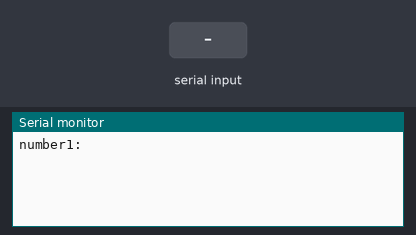
This sketch was run on a simulated Arduino Uno, built with avr-gcc and run on an emulated ATmega328P. Shown: the last lines printed to the serial monitor. The test bench sets the inputs (shaded band).

Above: at 1.2 s.
1.3 s: "+" received over Serial
At 2.8 s:
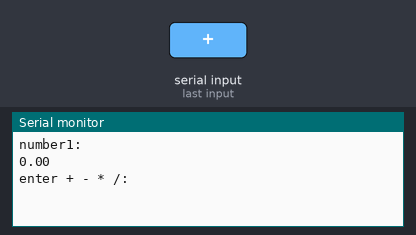
3.8 s: "-" received over Serial
At 5.0 s:
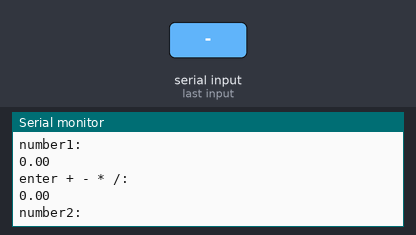
5.3 s: "*" received over Serial
At 7.5 s:
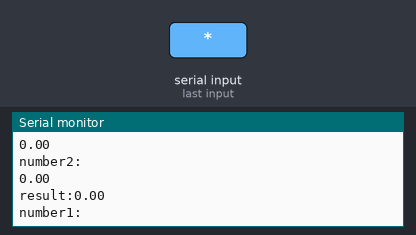

Measured:
- after the input at 1.3 s, the serial monitor: prints a new line after 1.0 s (image 1)
- after the input at 3.8 s, the serial monitor: prints a new line at once (image 2)
- after the input at 5.3 s, the serial monitor: prints a new line after 1.0 s (image 3)

The sketch:

3_-_calculator.ino
```cpp
void setup() {
Serial.begin(9600);
}

void loop() {
float a , b , result;
char c;

Serial.println("number1:");
while(!Serial.available());
a = Serial.parseFloat();
Serial.println(a);

Serial.println("enter + - * /:");
while(!Serial.available());
c = Serial.read();
Serial.println(a);

Serial.println("number2:");
while(!Serial.available());
b = Serial.parseFloat();
Serial.println(a);

switch(c){
  case '+': result = a + b;
            Serial.print("result:");
            Serial.println(result);
  break;
  case '-': result = a - b;
            Serial.print("result:");
            Serial.println(result);
  break;
  case '*': result = a * b;
            Serial.print("result:");
            Serial.println(result);
  break;
  case '/': if(b != 0){result = a / b;
                      Serial.print("result:");
                      Serial.println(result);
                      }else{
                      Serial.println("error");
                      }
  break;
}
}
```
